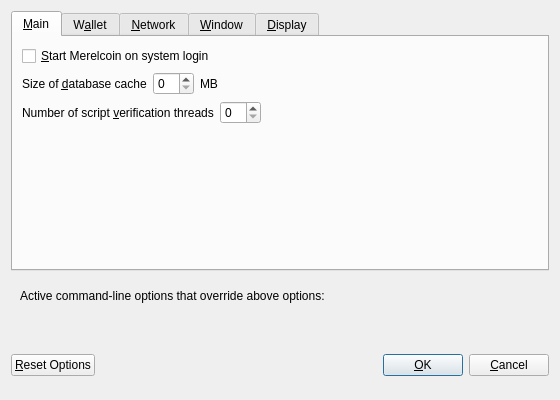
<?xml version="1.0" encoding="UTF-8"?>
<ui version="4.0">
 <class>OptionsDialog</class>
 <widget class="QDialog" name="OptionsDialog">
  <property name="geometry">
   <rect>
    <x>0</x>
    <y>0</y>
    <width>560</width>
    <height>400</height>
   </rect>
  </property>
  <property name="windowTitle">
   <string>Options</string>
  </property>
  <property name="modal">
   <bool>true</bool>
  </property>
  <layout class="QVBoxLayout" name="verticalLayout">
   <item>
    <widget class="QTabWidget" name="tabWidget">
     <property name="currentIndex">
      <number>0</number>
     </property>
     <widget class="QWidget" name="tabMain">
      <attribute name="title">
       <string>&amp;Main</string>
      </attribute>
      <layout class="QVBoxLayout" name="verticalLayout_Main">
       <item>
        <widget class="QCheckBox" name="bitcoinAtStartup">
         <property name="toolTip">
          <string>Automatically start Merelcoin after logging in to the system.</string>
         </property>
         <property name="text">
          <string>&amp;Start Merelcoin on system login</string>
         </property>
        </widget>
       </item>
       <item>
        <layout class="QHBoxLayout" name="horizontalLayout_2_Main">
         <item>
          <widget class="QLabel" name="databaseCacheLabel">
           <property name="text">
            <string>Size of &amp;database cache</string>
           </property>
           <property name="textFormat">
            <enum>Qt::PlainText</enum>
           </property>
           <property name="buddy">
            <cstring>databaseCache</cstring>
           </property>
          </widget>
         </item>
         <item>
          <widget class="QSpinBox" name="databaseCache"/>
         </item>
         <item>
          <widget class="QLabel" name="databaseCacheUnitLabel">
           <property name="text">
            <string>MB</string>
           </property>
           <property name="textFormat">
            <enum>Qt::PlainText</enum>
           </property>
          </widget>
         </item>
         <item>
          <spacer name="horizontalSpacer_2_Main">
           <property name="orientation">
            <enum>Qt::Horizontal</enum>
           </property>
           <property name="sizeHint" stdset="0">
            <size>
             <width>40</width>
             <height>20</height>
            </size>
           </property>
          </spacer>
         </item>
        </layout>
       </item>
       <item>
        <layout class="QHBoxLayout" name="horizontalLayout_3_Main">
         <item>
          <widget class="QLabel" name="threadsScriptVerifLabel">
           <property name="text">
            <string>Number of script &amp;verification threads</string>
           </property>
           <property name="textFormat">
            <enum>Qt::PlainText</enum>
           </property>
           <property name="buddy">
            <cstring>threadsScriptVerif</cstring>
           </property>
          </widget>
         </item>
         <item>
          <widget class="QSpinBox" name="threadsScriptVerif">
           <property name="toolTip">
            <string>(0 = auto, &lt;0 = leave that many cores free)</string>
           </property>
          </widget>
         </item>
         <item>
          <spacer name="horizontalSpacer_3_Main">
           <property name="orientation">
            <enum>Qt::Horizontal</enum>
           </property>
           <property name="sizeHint" stdset="0">
            <size>
             <width>40</width>
             <height>20</height>
            </size>
           </property>
          </spacer>
         </item>
        </layout>
       </item>
       <item>
        <spacer name="verticalSpacer_Main">
         <property name="orientation">
          <enum>Qt::Vertical</enum>
         </property>
         <property name="sizeHint" stdset="0">
          <size>
           <width>20</width>
           <height>40</height>
          </size>
         </property>
        </spacer>
       </item>
      </layout>
     </widget>
     <widget class="QWidget" name="tabWallet">
      <attribute name="title">
       <string>W&amp;allet</string>
      </attribute>
      <layout class="QVBoxLayout" name="verticalLayout_Wallet">
       <item>
        <widget class="QGroupBox" name="groupBox">
         <property name="title">
          <string>Expert</string>
         </property>
         <layout class="QVBoxLayout" name="verticalLayout_2">
          <item>
           <widget class="QCheckBox" name="coinControlFeatures">
            <property name="toolTip">
             <string>Whether to show coin control features or not.</string>
            </property>
            <property name="text">
             <string>Enable coin &amp;control features</string>
            </property>
           </widget>
          </item>
          <item>
           <widget class="QCheckBox" name="spendZeroConfChange">
            <property name="toolTip">
             <string>If you disable the spending of unconfirmed change, the change from a transaction cannot be used until that transaction has at least one confirmation. This also affects how your balance is computed.</string>
            </property>
            <property name="text">
             <string>&amp;Spend unconfirmed change</string>
            </property>
           </widget>
          </item>
         </layout>
        </widget>
       </item>
       <item>
        <spacer name="verticalSpacer_Wallet">
         <property name="orientation">
          <enum>Qt::Vertical</enum>
         </property>
         <property name="sizeHint" stdset="0">
          <size>
           <width>20</width>
           <height>40</height>
          </size>
         </property>
        </spacer>
       </item>
      </layout>
     </widget>
     <widget class="QWidget" name="tabNetwork">
      <attribute name="title">
       <string>&amp;Network</string>
      </attribute>
      <layout class="QVBoxLayout" name="verticalLayout_Network">
       <item>
        <widget class="QCheckBox" name="mapPortUpnp">
         <property name="toolTip">
          <string>Automatically open the Merelcoin client port on the router. This only works when your router supports UPnP and it is enabled.</string>
         </property>
         <property name="text">
          <string>Map port using &amp;UPnP</string>
         </property>
        </widget>
       </item>
       <item>
        <widget class="QCheckBox" name="allowIncoming">
         <property name="toolTip">
          <string>Accept connections from outside</string>
         </property>
         <property name="text">
          <string>Allow incoming connections</string>
         </property>
        </widget>
       </item>
       <item>
        <widget class="QCheckBox" name="connectSocks">
         <property name="toolTip">
          <string>Connect to the Merelcoin network through a SOCKS5 proxy.</string>
         </property>
         <property name="text">
          <string>&amp;Connect through SOCKS5 proxy (default proxy):</string>
         </property>
        </widget>
       </item>
       <item>
        <layout class="QHBoxLayout" name="horizontalLayout_1_Network">
         <item>
          <widget class="QLabel" name="proxyIpLabel">
           <property name="text">
            <string>Proxy &amp;IP:</string>
           </property>
           <property name="textFormat">
            <enum>Qt::PlainText</enum>
           </property>
           <property name="buddy">
            <cstring>proxyIp</cstring>
           </property>
          </widget>
         </item>
         <item>
          <widget class="QValidatedLineEdit" name="proxyIp">
           <property name="minimumSize">
            <size>
             <width>140</width>
             <height>0</height>
            </size>
           </property>
           <property name="maximumSize">
            <size>
             <width>140</width>
             <height>16777215</height>
            </size>
           </property>
           <property name="toolTip">
            <string>IP address of the proxy (e.g. IPv4: 127.0.0.1 / IPv6: ::1)</string>
           </property>
          </widget>
         </item>
         <item>
          <widget class="QLabel" name="proxyPortLabel">
           <property name="text">
            <string>&amp;Port:</string>
           </property>
           <property name="textFormat">
            <enum>Qt::PlainText</enum>
           </property>
           <property name="buddy">
            <cstring>proxyPort</cstring>
           </property>
          </widget>
         </item>
         <item>
          <widget class="QLineEdit" name="proxyPort">
           <property name="minimumSize">
            <size>
             <width>55</width>
             <height>0</height>
            </size>
           </property>
           <property name="maximumSize">
            <size>
             <width>55</width>
             <height>16777215</height>
            </size>
           </property>
           <property name="toolTip">
            <string>Port of the proxy (e.g. 9050)</string>
           </property>
          </widget>
         </item>
         <item>
          <spacer name="horizontalSpacer_1_Network">
           <property name="orientation">
            <enum>Qt::Horizontal</enum>
           </property>
           <property name="sizeHint" stdset="0">
            <size>
             <width>40</width>
             <height>20</height>
            </size>
           </property>
          </spacer>
         </item>
        </layout>
       </item>
       <item>
        <spacer name="verticalSpacer_Network">
         <property name="orientation">
          <enum>Qt::Vertical</enum>
         </property>
         <property name="sizeHint" stdset="0">
          <size>
           <width>20</width>
           <height>40</height>
          </size>
         </property>
        </spacer>
       </item>
      </layout>
     </widget>
     <widget class="QWidget" name="tabWindow">
      <attribute name="title">
       <string>&amp;Window</string>
      </attribute>
      <layout class="QVBoxLayout" name="verticalLayout_Window">
       <item>
        <widget class="QCheckBox" name="minimizeToTray">
         <property name="toolTip">
          <string>Show only a tray icon after minimizing the window.</string>
         </property>
         <property name="text">
          <string>&amp;Minimize to the tray instead of the taskbar</string>
         </property>
        </widget>
       </item>
       <item>
        <widget class="QCheckBox" name="minimizeOnClose">
         <property name="toolTip">
          <string>Minimize instead of exit the application when the window is closed. When this option is enabled, the application will be closed only after selecting Quit in the menu.</string>
         </property>
         <property name="text">
          <string>M&amp;inimize on close</string>
         </property>
        </widget>
       </item>
       <item>
        <spacer name="verticalSpacer_Window">
         <property name="orientation">
          <enum>Qt::Vertical</enum>
         </property>
         <property name="sizeHint" stdset="0">
          <size>
           <width>20</width>
           <height>40</height>
          </size>
         </property>
        </spacer>
       </item>
      </layout>
     </widget>
     <widget class="QWidget" name="tabDisplay">
      <attribute name="title">
       <string>&amp;Display</string>
      </attribute>
      <layout class="QVBoxLayout" name="verticalLayout_Display">
       <item>
        <layout class="QHBoxLayout" name="horizontalLayout_1_Display">
         <item>
          <widget class="QLabel" name="langLabel">
           <property name="text">
            <string>User Interface &amp;language:</string>
           </property>
           <property name="textFormat">
            <enum>Qt::PlainText</enum>
           </property>
           <property name="buddy">
            <cstring>lang</cstring>
           </property>
          </widget>
         </item>
         <item>
          <widget class="QValueComboBox" name="lang">
           <property name="toolTip">
            <string>The user interface language can be set here. This setting will take effect after restarting Merelcoin.</string>
           </property>
          </widget>
         </item>
        </layout>
       </item>
       <item>
        <layout class="QHBoxLayout" name="horizontalLayout_2_Display">
         <item>
          <widget class="QLabel" name="unitLabel">
           <property name="text">
            <string>&amp;Unit to show amounts in:</string>
           </property>
           <property name="textFormat">
            <enum>Qt::PlainText</enum>
           </property>
           <property name="buddy">
            <cstring>unit</cstring>
           </property>
          </widget>
         </item>
         <item>
          <widget class="QValueComboBox" name="unit">
           <property name="toolTip">
            <string>Choose the default subdivision unit to show in the interface and when sending coins.</string>
           </property>
          </widget>
         </item>
        </layout>
       </item>
       <item>
        <layout class="QHBoxLayout" name="horizontalLayout_3_Display">
         <item>
          <widget class="QLabel" name="thirdPartyTxUrlsLabel">
           <property name="toolTip">
            <string>Third party URLs (e.g. a block explorer) that appear in the transactions tab as context menu items. %s in the URL is replaced by transaction hash. Multiple URLs are separated by vertical bar |.</string>
           </property>
           <property name="text">
            <string>Third party transaction URLs</string>
           </property>
           <property name="buddy">
            <cstring>thirdPartyTxUrls</cstring>
           </property>
          </widget>
         </item>
         <item>
          <widget class="QLineEdit" name="thirdPartyTxUrls">
           <property name="toolTip">
            <string>Third party URLs (e.g. a block explorer) that appear in the transactions tab as context menu items. %s in the URL is replaced by transaction hash. Multiple URLs are separated by vertical bar |.</string>
           </property>
          </widget>
         </item>
        </layout>
       </item>
       <item>
        <spacer name="verticalSpacer_Display">
         <property name="orientation">
          <enum>Qt::Vertical</enum>
         </property>
         <property name="sizeHint" stdset="0">
          <size>
           <width>20</width>
           <height>40</height>
          </size>
         </property>
        </spacer>
       </item>
      </layout>
     </widget>
    </widget>
   </item>
   <item>
    <widget class="QFrame" name="frame">
     <layout class="QVBoxLayout" name="verticalLayout_Bottom">
      <item>
       <layout class="QHBoxLayout" name="horizontalLayout_Bottom">
        <item>
         <widget class="QLabel" name="overriddenByCommandLineInfoLabel">
          <property name="text">
           <string>Active command-line options that override above options:</string>
          </property>
          <property name="textFormat">
           <enum>Qt::PlainText</enum>
          </property>
         </widget>
        </item>
        <item>
         <spacer name="horizontalSpacer_Bottom">
          <property name="orientation">
           <enum>Qt::Horizontal</enum>
          </property>
          <property name="sizeHint" stdset="0">
           <size>
            <width>40</width>
            <height>20</height>
           </size>
          </property>
         </spacer>
        </item>
       </layout>
      </item>
      <item>
       <widget class="QLabel" name="overriddenByCommandLineLabel">
        <property name="text">
         <string/>
        </property>
        <property name="textFormat">
         <enum>Qt::PlainText</enum>
        </property>
        <property name="wordWrap">
         <bool>true</bool>
        </property>
       </widget>
      </item>
     </layout>
    </widget>
   </item>
   <item>
    <layout class="QHBoxLayout" name="horizontalLayout_Buttons">
     <item>
      <widget class="QPushButton" name="resetButton">
       <property name="toolTip">
        <string>Reset all client options to default.</string>
       </property>
       <property name="text">
        <string>&amp;Reset Options</string>
       </property>
       <property name="autoDefault">
        <bool>false</bool>
       </property>
      </widget>
     </item>
     <item>
      <spacer name="horizontalSpacer_1">
       <property name="orientation">
        <enum>Qt::Horizontal</enum>
       </property>
       <property name="sizeHint" stdset="0">
        <size>
         <width>40</width>
         <height>48</height>
        </size>
       </property>
      </spacer>
     </item>
     <item>
      <widget class="QLabel" name="statusLabel">
       <property name="minimumSize">
        <size>
         <width>200</width>
         <height>0</height>
        </size>
       </property>
       <property name="font">
        <font>
         <weight>75</weight>
         <bold>true</bold>
        </font>
       </property>
       <property name="text">
        <string/>
       </property>
       <property name="textFormat">
        <enum>Qt::PlainText</enum>
       </property>
       <property name="wordWrap">
        <bool>true</bool>
       </property>
      </widget>
     </item>
     <item>
      <spacer name="horizontalSpacer_2">
       <property name="orientation">
        <enum>Qt::Horizontal</enum>
       </property>
       <property name="sizeHint" stdset="0">
        <size>
         <width>40</width>
         <height>48</height>
        </size>
       </property>
      </spacer>
     </item>
     <item>
      <widget class="QPushButton" name="okButton">
       <property name="text">
        <string>&amp;OK</string>
       </property>
       <property name="autoDefault">
        <bool>false</bool>
       </property>
       <property name="default">
        <bool>true</bool>
       </property>
      </widget>
     </item>
     <item>
      <widget class="QPushButton" name="cancelButton">
       <property name="text">
        <string>&amp;Cancel</string>
       </property>
       <property name="autoDefault">
        <bool>false</bool>
       </property>
      </widget>
     </item>
    </layout>
   </item>
  </layout>
 </widget>
 <customwidgets>
  <customwidget>
   <class>QValidatedLineEdit</class>
   <extends>QLineEdit</extends>
   <header>qvalidatedlineedit.h</header>
  </customwidget>
  <customwidget>
   <class>QValueComboBox</class>
   <extends>QComboBox</extends>
   <header>qvaluecombobox.h</header>
  </customwidget>
 </customwidgets>
 <resources/>
 <connections/>
</ui>
